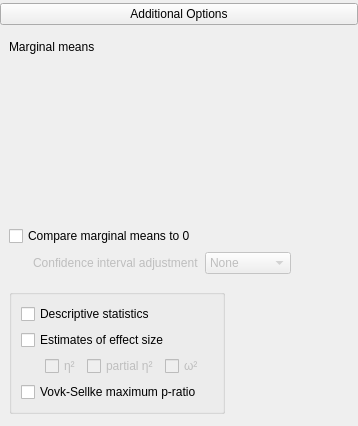
    <widget class="QWidget" name="groupOptions" native="true">
     <layout class="QGridLayout" name="gridLayout_12">
      <property name="leftMargin">
       <number>0</number>
      </property>
      <property name="topMargin">
       <number>3</number>
      </property>
      <property name="rightMargin">
       <number>0</number>
      </property>
      <property name="bottomMargin">
       <number>3</number>
      </property>
      <item row="0" column="0">
       <widget class="ExpanderButton" name="expanderOptions">
        <property name="sizePolicy">
         <sizepolicy hsizetype="Expanding" vsizetype="Fixed">
          <horstretch>0</horstretch>
          <verstretch>0</verstretch>
         </sizepolicy>
        </property>
        <property name="text">
         <string>Additional Options</string>
        </property>
       </widget>
      </item>
      <item row="3" column="0" alignment="Qt::AlignLeft">
       <widget class="QWidget" name="containerOptions" native="true">
        <layout class="QGridLayout" name="gridLayout_5">
         <item row="0" column="0">
          <widget class="QWidget" name="groupCompareMainEffects" native="true">
           <layout class="QGridLayout" name="gridLayout_11">
            <property name="leftMargin">
             <number>0</number>
            </property>
            <property name="topMargin">
             <number>0</number>
            </property>
            <property name="rightMargin">
             <number>0</number>
            </property>
            <item row="2" column="0">
             <widget class="QWidget" name="widgetCIAdjustmentTypes" native="true">
              <property name="enabled">
               <bool>false</bool>
              </property>
              <property name="minimumSize">
               <size>
                <width>24</width>
                <height>0</height>
               </size>
              </property>
              <layout class="QGridLayout" name="gridLayout_23">
               <property name="leftMargin">
                <number>24</number>
               </property>
               <property name="topMargin">
                <number>0</number>
               </property>
               <property name="rightMargin">
                <number>0</number>
               </property>
               <property name="bottomMargin">
                <number>0</number>
               </property>
               <item row="0" column="0">
                <widget class="QLabel" name="label_16">
                 <property name="text">
                  <string>Confidence interval adjustment</string>
                 </property>
                </widget>
               </item>
               <item row="0" column="1">
                <widget class="BoundComboBox" name="marginalMeansCIAdjustment">
                 <item>
                  <property name="text">
                   <string>None</string>
                  </property>
                 </item>
                 <item>
                  <property name="text">
                   <string>Bonferroni</string>
                  </property>
                 </item>
                 <item>
                  <property name="text">
                   <string>Sidak</string>
                  </property>
                 </item>
                </widget>
               </item>
              </layout>
             </widget>
            </item>
            <item row="0" column="0" colspan="4">
             <widget class="QWidget" name="marginalMeansContainer" native="true">
              <layout class="QGridLayout" name="gridLayout_13">
               <property name="leftMargin">
                <number>0</number>
               </property>
               <property name="topMargin">
                <number>0</number>
               </property>
               <property name="rightMargin">
                <number>0</number>
               </property>
               <property name="bottomMargin">
                <number>0</number>
               </property>
               <item row="0" column="0">
                <widget class="QLabel" name="label_10">
                 <property name="sizePolicy">
                  <sizepolicy hsizetype="Preferred" vsizetype="Preferred">
                   <horstretch>0</horstretch>
                   <verstretch>0</verstretch>
                  </sizepolicy>
                 </property>
                 <property name="text">
                  <string>Marginal means</string>
                 </property>
                </widget>
               </item>
               <item row="1" column="0">
                <widget class="BoundAssignWidget" name="marginalMeansTerms" native="true">
                 <property name="minimumSize">
                  <size>
                   <width>0</width>
                   <height>160</height>
                  </size>
                 </property>
                </widget>
               </item>
              </layout>
             </widget>
            </item>
            <item row="2" column="3">
             <spacer name="horizontalSpacer_5">
              <property name="orientation">
               <enum>Qt::Horizontal</enum>
              </property>
              <property name="sizeHint" stdset="0">
               <size>
                <width>40</width>
                <height>20</height>
               </size>
              </property>
             </spacer>
            </item>
            <item row="1" column="0" colspan="2">
             <widget class="BoundCheckBox" name="marginalMeansCompareMainEffects">
              <property name="text">
               <string>Compare marginal means to 0</string>
              </property>
             </widget>
            </item>
           </layout>
          </widget>
         </item>
         <item row="1" column="0">
          <widget class="GroupBox" name="containerDisplay">
           <property name="sizePolicy">
            <sizepolicy hsizetype="Fixed" vsizetype="Preferred">
             <horstretch>0</horstretch>
             <verstretch>0</verstretch>
            </sizepolicy>
           </property>
           <property name="title">
            <string/>
           </property>
           <layout class="QGridLayout" name="gridLayout_3">
            <item row="0" column="1" colspan="2">
             <widget class="BoundCheckBox" name="descriptives">
              <property name="text">
               <string>Descriptive statistics</string>
              </property>
             </widget>
            </item>
            <item row="1" column="1" colspan="2">
             <widget class="BoundCheckBox" name="effectSizeEstimates">
              <property name="text">
               <string>Estimates of effect size</string>
              </property>
             </widget>
            </item>
            <item row="2" column="1" colspan="2">
             <widget class="QWidget" name="widgetEffectSizeTypes" native="true">
              <property name="enabled">
               <bool>false</bool>
              </property>
              <layout class="QGridLayout" name="gridLayout_4">
               <property name="leftMargin">
                <number>24</number>
               </property>
               <property name="topMargin">
                <number>0</number>
               </property>
               <property name="bottomMargin">
                <number>0</number>
               </property>
               <item row="0" column="0">
                <widget class="BoundCheckBox" name="effectSizeEtaSquared">
                 <property name="text">
                  <string>η²</string>
                 </property>
                </widget>
               </item>
               <item row="0" column="1">
                <widget class="BoundCheckBox" name="effectSizePartialEtaSquared">
                 <property name="text">
                  <string>partial η²</string>
                 </property>
                </widget>
               </item>
               <item row="0" column="2">
                <widget class="BoundCheckBox" name="effectSizeOmegaSquared">
                 <property name="text">
                  <string>ω²</string>
                 </property>
                </widget>
               </item>
              </layout>
             </widget>
            </item>
            <item row="3" column="1">
             <widget class="BoundCheckBox" name="VovkSellkeMPR">
              <property name="sizePolicy">
               <sizepolicy hsizetype="Fixed" vsizetype="Fixed">
                <horstretch>0</horstretch>
                <verstretch>0</verstretch>
               </sizepolicy>
              </property>
              <property name="text">
               <string>Vovk-Sellke maximum p-ratio</string>
              </property>
             </widget>
            </item>
           </layout>
          </widget>
         </item>
        </layout>
       </widget>
      </item>
     </layout>
    </widget>
